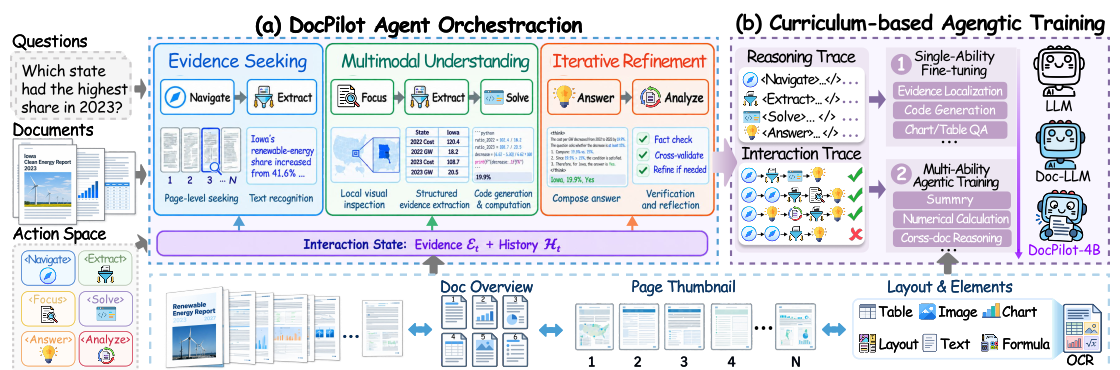
#> input picture assets/framework.png, 1120 x 370 px; its folder holds only this picture in this run
$ python -i in_memory.py   (imports and definitions only)
#> lines starting #> are read from the running program, lines starting #| are printed output that depends on the picture; after the words box and inside, x2 and y2 are one past the last pixel; in counts of white or black regions, pixels touching at a corner belong together
from __future__ import annotations

import contextlib
import io
import math
import re
from dataclasses import asdict
from pathlib import Path
from typing import Any

import cv2
import numpy as np

from ..schema import CandidateAnswer, DocumentNode, DocVQAState, VerificationResult
from .base import DocumentEnvironment


class InMemoryDocumentEnvironment(DocumentEnvironment):
    # [17 lines left out: functions __init__, from_dicts, not called in this run]

    async def overview(self, document_ids: list[str]) -> dict:
        docs = []
        for doc_id in document_ids:
            node_ids = self.doc_index.get(doc_id, [])
            pages = sorted({self.nodes[node_id].page for node_id in node_ids})
            docs.append(
                {
                    "doc_id": doc_id,
                    "node_count": len(node_ids),
                    "pages": pages,
                    "node_types": sorted(
                        {self.nodes[node_id].node_type for node_id in node_ids}
                    ),
                }
            )
        return {"documents": docs}

    async def search(self, query: str, filters: dict | None = None) -> dict:
        filters = filters or {}
        query_terms = [term for term in re.split(r"\W+", query.lower()) if term and term not in _STOPWORDS]
        allowed_types = set(filters.get("node_types", []))
        doc_ids = set(filters.get("document_ids", []))
        top_k = int(filters.get("top_k", 5))
        normalized_query = " ".join(query_terms)

        scored = []
        for node in self.nodes.values():
            if allowed_types and node.node_type not in allowed_types:
                continue
            if doc_ids and node.doc_id not in doc_ids:
                continue
            haystack = node.searchable_text().lower()
            if not haystack.strip():
                continue
            score = _score_node(query_terms, normalized_query, haystack, node)
            if score == 0 and query_terms:
                continue
            scored.append(
                (
                    score,
                    {
                        "node_id": node.node_id,
                        "doc_id": node.doc_id,
                        "page": node.page,
                        "node_type": node.node_type,
                        "modality": node.modality,
                        "title": node.title,
                        "snippet": haystack[:240],
                    },
                )
            )

        scored.sort(key=lambda item: item[0], reverse=True)
        return {"query": query, "results": [item[1] for item in scored[:top_k]]}

    async def fetch_pages(
        self,
        pages: list[int],
        *,
        document_ids: list[str] | None = None,
        with_image: bool = True,
        zoom: float = 1.0,
    ) -> dict:
        requested_pages = {int(page) for page in pages}
        allowed_docs = set(document_ids or [])
        grouped: dict[tuple[str, int], list[DocumentNode]] = {}
        for node in self.nodes.values():
            if node.page not in requested_pages:
                continue
            if allowed_docs and node.doc_id not in allowed_docs:
                continue
            grouped.setdefault((node.doc_id, node.page), []).append(node)

        page_items: list[dict[str, Any]] = []
        for (doc_id, page), nodes in sorted(grouped.items(), key=lambda item: (item[0][0], item[0][1])):
            ordered_nodes = sorted(nodes, key=_node_reading_order_key)
            text_parts = [node.searchable_text() for node in ordered_nodes if node.searchable_text()]
            figures = [_node_reference(node, with_image=with_image) for node in ordered_nodes if _is_figure_node(node)]
            tables = [_node_reference(node, with_image=with_image) for node in ordered_nodes if node.node_type == "table" or node.modality == "table"]
            page_items.append(
                {
                    "doc_id": doc_id,
                    "page": page,
                    "text": "\n\n".join(text_parts),
                    "screenshot_path": _find_page_screenshot_path(ordered_nodes) if with_image else None,
                    "zoom": zoom,
                    "nodes": [_node_reference(node, with_image=with_image) for node in ordered_nodes],
                    "figures": figures,
                    "tables": tables,
                }
            )
        return {"pages": page_items}

    async def open_node(self, node_id: str) -> dict:
        node = self._require_node(node_id)
        return {"node": node.to_dict()}

    async def extract_text(self, node_id: str, span: dict | None = None) -> dict:
        node = self._require_node(node_id)
        content = node.text or node.summary or str(node.content or "")
        return self._make_extract_payload(node, content, extra={"span": span})

    async def extract_table(self, node_id: str, cell_query: dict | None = None) -> dict:
        node = self._require_node(node_id)
        content = node.content if node.content is not None else node.text
        if isinstance(content, dict):
            extracted = content
        else:
            extracted = {"raw": content, "cell_query": cell_query}
        return self._make_extract_payload(node, extracted, extra={"cell_query": cell_query})

    async def extract_figure(self, node_id: str, target: dict | None = None) -> dict:
        node = self._require_node(node_id)
        content = node.content if node.content is not None else node.text
        return self._make_extract_payload(node, content, extra={"target": target})

    async def extract_image_region(
        self, node_id: str, bbox: list[float] | None = None
    ) -> dict:
        node = self._require_node(node_id)
        crop_result = self._crop_node_image(node, bbox=bbox, operation="extract_image_region")
        content = {
            "bbox": crop_result["bbox"],
            "image_path": crop_result["image_path"],
            "crop_path": crop_result["crop_path"],
            "image_size": crop_result["image_size"],
            "summary": node.summary,
            "text": node.text,
        }
        return self._make_extract_payload(node, content, extra={"bbox": crop_result["bbox"]})

    async def crop(self, node_id: str, bbox: list[float] | None = None) -> dict:
        node = self._require_node(node_id)
        crop_result = self._crop_node_image(node, bbox=bbox, operation="crop")
        content = {
            "bbox": crop_result["bbox"],
            "image_path": crop_result["image_path"],
            "crop_path": crop_result["crop_path"],
            "image_size": crop_result["image_size"],
            "title": node.title,
            "summary": node.summary,
            "text": node.text,
        }
        return self._make_extract_payload(
            node,
            content,
            extra={"operation": "crop", "bbox": crop_result["bbox"]},
            modality_override="image",
        )

    async def subfigure_split(
        self,
        node_id: str,
        grid_hint: dict | None = None,
    ) -> dict:
        node = self._require_node(node_id)
        image, image_path = self._load_node_image(node)
        panels = _infer_subfigure_panels(
            node,
            hint=grid_hint,
            image=image,
            artifact_dir=self.artifact_dir,
        )
        content = {
            "title": node.title,
            "summary": node.summary,
            "image_path": str(image_path),
            "figure_bbox": [0, 0, int(image.shape[1]), int(image.shape[0])],
            "grid_hint": grid_hint,
            "panels": panels,
        }
        return self._make_extract_payload(
            node,
            content,
            extra={"operation": "subfigure_split", "grid_hint": grid_hint},
            modality_override="image",
        )

    async def subfigure_crop(
        self,
        node_id: str,
        panel_query: str,
        split_hint: dict | None = None,
    ) -> dict:
        node = self._require_node(node_id)
        image, image_path = self._load_node_image(node)
        panels = _infer_subfigure_panels(
            node,
            hint=split_hint,
            image=image,
            artifact_dir=self.artifact_dir,
        )
        matched_panel = _match_subfigure_panel(panel_query, panels)
        crop_path = None
        if matched_panel is not None:
            x1, y1, x2, y2 = _sanitize_bbox(matched_panel["bbox"], image.shape)
            crop_path = self._save_image(node, image[y1:y2, x1:x2], "subfigure_crop")
            matched_panel = {
                **matched_panel,
                "bbox": [x1, y1, x2, y2],
                "crop_path": str(crop_path),
            }
        content = {
            "panel_query": panel_query,
            "matched_panel": matched_panel,
            "available_panels": panels,
            "image_path": str(image_path),
            "title": node.title,
            "summary": node.summary,
        }
        return self._make_extract_payload(
            node,
            content,
            extra={
                "operation": "subfigure_crop",
                "panel_query": panel_query,
                "split_hint": split_hint,
            },
            modality_override="image",
        )

    async def zoom(
        self,
        node_id: str,
        scale: float,
        bbox: list[float] | None = None,
    ) -> dict:
        node = self._require_node(node_id)
        image, image_path = self._load_node_image(node)
        zoom_bbox = _sanitize_bbox(bbox, image.shape) if bbox is not None else (0, 0, image.shape[1], image.shape[0])
        x1, y1, x2, y2 = zoom_bbox
        region = image[y1:y2, x1:x2]
        if region.size == 0:
            raise ValueError(f"Zoom region is empty for node_id: {node_id}")
        zoomed = cv2.resize(
            region,
            None,
            fx=max(float(scale), 1.0),
            fy=max(float(scale), 1.0),
            interpolation=cv2.INTER_CUBIC,
        )
        zoom_path = self._save_image(node, zoomed, "zoom")
        content = {
            "bbox": [x1, y1, x2, y2],
            "scale": scale,
            "image_path": str(image_path),
            "zoom_path": str(zoom_path),
            "zoomed_size": [int(zoomed.shape[1]), int(zoomed.shape[0])],
            "title": node.title,
            "summary": node.summary,
            "text": node.text,
        }
        return self._make_extract_payload(
            node,
            content,
            extra={"operation": "zoom", "bbox": [x1, y1, x2, y2], "scale": scale},
            modality_override="image",
        )

    async def run_python(self, code: str, inputs: dict | None = None) -> dict:
        namespace: dict[str, Any] = {"inputs": inputs or {}}
        stdout = io.StringIO()
        result = None
        error = None
        try:
            with contextlib.redirect_stdout(stdout):
                exec(code, namespace, namespace)
            result = namespace.get("result")
        except Exception as exc:  # pragma: no cover - best-effort sandboxless fallback
            error = str(exc)
        return _json_safe(
            {
                "stdout": stdout.getvalue(),
                "result": result,
                "error": error,
                "inputs": inputs or {},
            }
        )

    async def verify_answer(
        self, answer: CandidateAnswer, state: DocVQAState
    ) -> VerificationResult:
        issues: list[str] = []
        suggestions: list[str] = []
        if not answer.answer.strip():
            issues.append("Empty candidate answer.")
        if not answer.supporting_evidence_ids:
            issues.append("No supporting evidence ids were attached to the candidate answer.")
            suggestions.append("extract")
        missing = [
            evidence_id
            for evidence_id in answer.supporting_evidence_ids
            if evidence_id not in state.evidence_store
        ]
        if missing:
            issues.append("Some referenced evidence ids are missing from evidence_store.")
            suggestions.extend(["navigate", "extract"])

        accepted = not issues
        if not accepted and not suggestions:
            suggestions.append("plan")

        return VerificationResult(
            accepted=accepted,
            issues=issues,
            missing_evidence=missing,
            suggestion=suggestions,
        )

    # [94 lines left out: functions _require_node, _load_node_image, _save_image, _crop_node_image, _make_extract_payload, _json_safe, not called in this run]


_STOPWORDS = {
    "what",
    "is",
    "the",
    "for",
    "in",
    "of",
    "to",
    "and",
    "a",
    "an",
    "how",
    "did",
    "are",
    "was",
    "at",
    "on",
    "by",
    "from",
    "round",
    "your",
    "answer",
    "place",
    "places",
}


# [82 lines left out: functions _infer_subfigure_panels, _infer_semantic_panel_grid, not called in this run]


def _has_all_panel_markers(text: str, markers: list[str]) -> bool:
    return all(re.search(rf"(?:\({marker}\)|\b{marker}\s+panel\b|\b{marker}\s+subplot\b)", text) for marker in markers)


# [71 lines left out: functions _extract_ordered_panel_labels, _semantic_grid_shape_for_label_count, _match_subfigure_panel, _panel_position_name, _node_reading_order_key, not called in this run]


def _is_figure_node(node: DocumentNode) -> bool:
    return node.node_type in {"figure", "chart"} or node.modality in {"image", "chart"}


# [81 lines left out: functions _node_reference, _find_page_screenshot_path, _resolve_node_image_path, _sanitize_bbox, not called in this run]


def _detect_panel_boxes(
    image: np.ndarray,
    rows_hint: int | None = None,
    cols_hint: int | None = None,
) -> list[list[int]]:
    gray = cv2.cvtColor(image, cv2.COLOR_BGR2GRAY)
    blurred = cv2.GaussianBlur(gray, (5, 5), 0)
    _, thresh = cv2.threshold(blurred, 0, 255, cv2.THRESH_BINARY_INV + cv2.THRESH_OTSU)
    kernel = cv2.getStructuringElement(cv2.MORPH_RECT, (5, 5))
    mask = cv2.morphologyEx(thresh, cv2.MORPH_CLOSE, kernel, iterations=2)

    row_segments = _projection_segments(mask, axis=0, expected_count=rows_hint)
    col_segments = _projection_segments(mask, axis=1, expected_count=cols_hint)
    if row_segments and col_segments and len(row_segments) * len(col_segments) > 1:
        return _grid_boxes_from_segments(row_segments, col_segments)

    contours, _ = cv2.findContours(mask, cv2.RETR_EXTERNAL, cv2.CHAIN_APPROX_SIMPLE)
    area_threshold = image.shape[0] * image.shape[1] * 0.05
    boxes: list[list[int]] = []
    for contour in contours:
        x, y, w, h = cv2.boundingRect(contour)
        if w * h < area_threshold:
            continue
        boxes.append([x, y, x + w, y + h])

    merged = _merge_overlapping_boxes(boxes)
    if len(merged) > 1:
        return merged

    if rows_hint or cols_hint:
        rows = rows_hint or 1
        cols = cols_hint or 1
        return [panel["bbox"] for panel in _grid_panels(rows, cols, [0, 0, image.shape[1], image.shape[0]], None)]
    return merged


def _projection_segments(
    mask: np.ndarray,
    axis: int,
    expected_count: int | None = None,
) -> list[tuple[int, int]]:
    projection = np.mean(mask > 0, axis=axis).astype(np.float32)
    if projection.size == 0:
        return []
    smoothed = cv2.GaussianBlur(projection.reshape(1, -1), (1, 9), 0).reshape(-1)
    threshold = max(0.01, float(smoothed.max()) * 0.08)
    active = smoothed > threshold
    min_len = max(8, int(mask.shape[1 - axis] * 0.08))
    segments: list[tuple[int, int]] = []
    start: int | None = None
    for index, value in enumerate(active):
        if value and start is None:
            start = index
        elif not value and start is not None:
            if index - start >= min_len:
                segments.append((start, index))
            start = None
    if start is not None and len(active) - start >= min_len:
        segments.append((start, len(active)))
    if expected_count and len(segments) != expected_count:
        total = mask.shape[0] if axis == 0 else mask.shape[1]
        return _even_segments(total, expected_count)
    return segments


def _grid_boxes_from_segments(
    row_segments: list[tuple[int, int]],
    col_segments: list[tuple[int, int]],
) -> list[list[int]]:
    boxes: list[list[int]] = []
    for row_start, row_end in row_segments:
        for col_start, col_end in col_segments:
            boxes.append([col_start, row_start, col_end, row_end])
    return boxes


# [112 lines left out: functions _even_segments, _merge_overlapping_boxes, _boxes_overlap, _grid_panels, _order_panel_boxes, _estimate_grid_shape and 1 more, not called in this run]


def _safe_slug(value: str) -> str:
    cleaned = re.sub(r"[^A-Za-z0-9._-]+", "-", value).strip("-")
    return cleaned or "node"


# [57 lines left out: functions _coerce_positive_int, _score_node, not called in this run]

>>> import cv2
>>> picture = cv2.imread('../../assets/framework.png')
#> picture is the input picture: shape (370, 1120, 3); mean B, G, R 230.8, 223.3, 221.7
>>> result = _detect_panel_boxes(picture)
#> in _detect_panel_boxes, `gray = cv2.cvtColor(image, cv2.COLOR_BGR2GRAY)`:
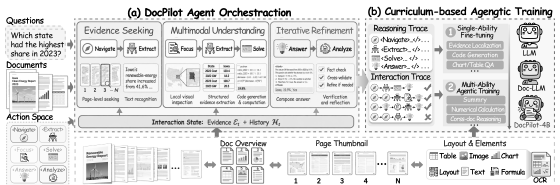
#> gray: shape (370, 1120) (shown at 1/2 size); min 0, max 255, mean 223.7
#> in _detect_panel_boxes, `blurred = cv2.GaussianBlur(gray, (5, 5), 0)`:
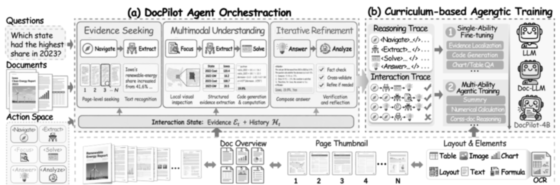
#> blurred: shape (370, 1120) (shown at 1/2 size); min 4, max 255, mean 223.7
#> in _detect_panel_boxes, `_, thresh = cv2.threshold(blurred, 0, 255, cv2.THRESH_BINARY_INV + cv2..`:
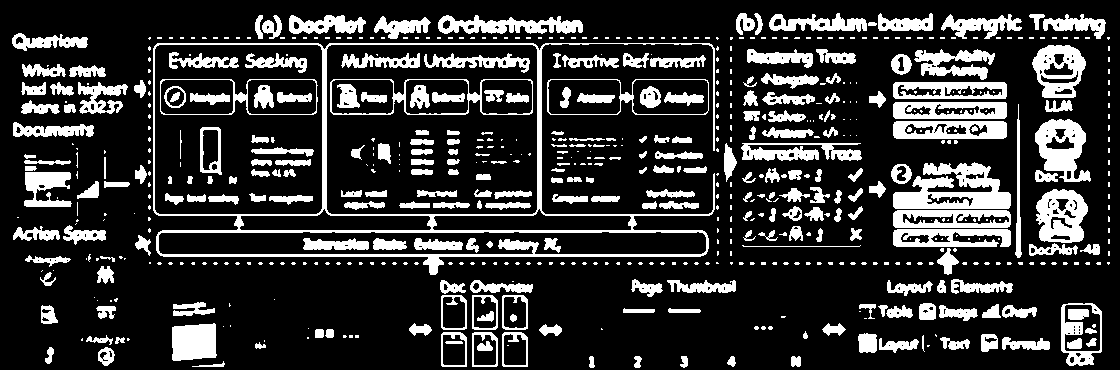
#> thresh: shape (370, 1120); 20.6% white; 661 white regions (395 under 20 px), largest, box (x1, y1, x2, y2) and area: (153, 43, 715, 275) 8529, (893, 162, 1011, 209) 3208, (1035, 119, 1091, 182) 1975
#> in _detect_panel_boxes, `mask = cv2.morphologyEx(thresh, cv2.MORPH_CLOSE, kernel, iterations=2)`:
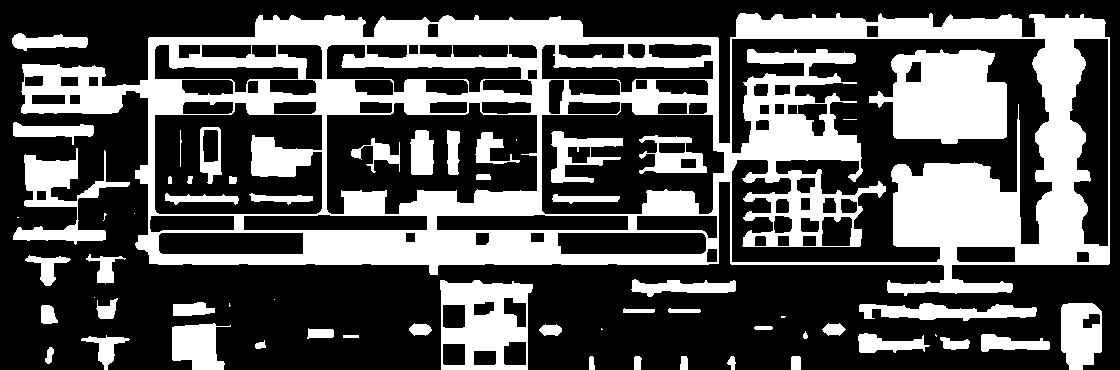
#> mask: shape (370, 1120); 33.8% white; 61 white regions (11 under 20 px), largest, box (x1, y1, x2, y2) and area: (21, 13, 1110, 296) 99251, (869, 49, 1007, 144) 9363, (440, 280, 533, 370) 5258
#> in _projection_segments, `projection = np.mean(mask > 0, axis=axis).astype(np.float32)`: projection = 1120 values, max 0.849 at index 1069, min 0 at index 0, mean 0.338
#> in _projection_segments, `smoothed = cv2.GaussianBlur(projection.reshape(1, -1), (1, 9), 0).resh..`: smoothed has the same summary as projection
#> in _projection_segments, `threshold = max(0.01, float(smoothed.max()) * 0.08)`: threshold = 0.0679
#> the loop in _projection_segments, `for index, value in enumerate(active):` made 1120 passes
#> value on passes 1 to 8: False, False, False, False, False, False, False, False
#> after the loop in _projection_segments, `for index, value in enumerate(active):`: segments = [(13, 123), (138, 1105)]
#> the loop in _projection_segments (call 2), `for index, value in enumerate(active):` made 370 passes
#> in _detect_panel_boxes, `col_segments = _projection_segments(mask, axis=1, expected_count=cols_..`: col_segments = [(15, 265), (299, 370)]
#> the loop in _grid_boxes_from_segments, `for row_start, row_end in row_segments:` made 2 passes
#> after the loop in _grid_boxes_from_segments, `for row_start, row_end in row_segments:`: boxes = [[15, 13, 265, 123], [299, 13, 370, 123], [15, 138, 265, 1105], [299, 138, 370, 1105]]
#> result has the same summary as boxes in _grid_boxes_from_segments

$ run again, on assets/statistic.png
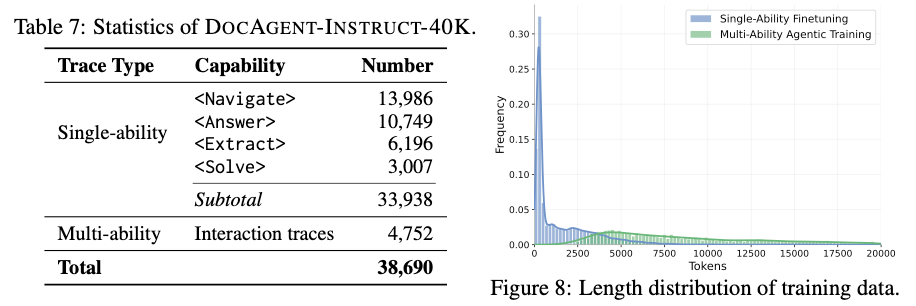
#> input picture assets/statistic.png, 916 x 306 px
#> picture is the input picture: shape (306, 916, 3); mean B, G, R 240.7, 240.5, 239.9
#> in _detect_panel_boxes, `_, thresh = cv2.threshold(blurred, 0, 255, cv2.THRESH_BINARY_INV + cv2..`:
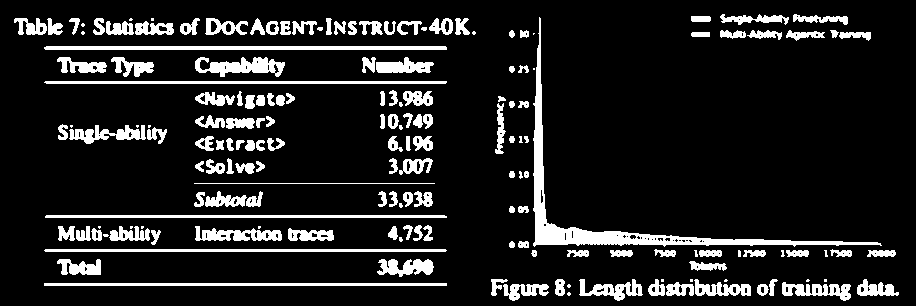
#> thresh: shape (306, 916); 12.5% white; 171 white regions (30 under 20 px), largest, box (x1, y1, x2, y2) and area: (533, 17, 882, 247) 4440, (44, 46, 447, 50) 1608, (44, 283, 447, 286) 1209
#> in _detect_panel_boxes, `mask = cv2.morphologyEx(thresh, cv2.MORPH_CLOSE, kernel, iterations=2)`:
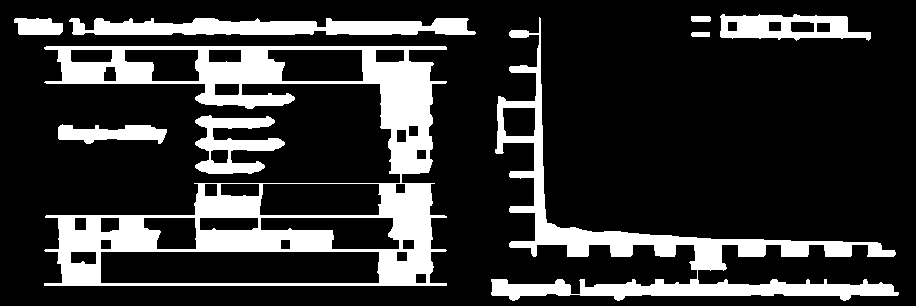
#> mask: shape (306, 916); 19.9% white; 9 white regions, largest, box (x1, y1, x2, y2) and area: (44, 46, 447, 286) 28880, (491, 17, 899, 301) 14267, (69, 18, 476, 35) 5235
#> projection = 916 values, max 0.784 at index 539, min 0 at index 0, mean 0.199
#> smoothed has the same summary as projection
#> threshold = 0.0627
#> the loop in _projection_segments, `for index, value in enumerate(active):` made 916 passes
#> value on passes 1 to 8: False, False, False, False, False, False, False, False
#> after the loop in _projection_segments, `for index, value in enumerate(active):`: segments = [(44, 447), (495, 852)]
#> the loop in _projection_segments (call 2), `for index, value in enumerate(active):` made 306 passes
#> col_segments = [(46, 109), (114, 151), (183, 296)]
#> the loop in _grid_boxes_from_segments, `for row_start, row_end in row_segments:` made 2 passes
#> after the loop in _grid_boxes_from_segments, `for row_start, row_end in row_segments:`: boxes = [[46, 44, 109, 447], [114, 44, 151, 447], [183, 44, 296, 447], [46, 495, 109, 852], [114, 495, 151, 852], [183, 495, 296, 852]]
#> result has the same summary as boxes in _grid_boxes_from_segments
